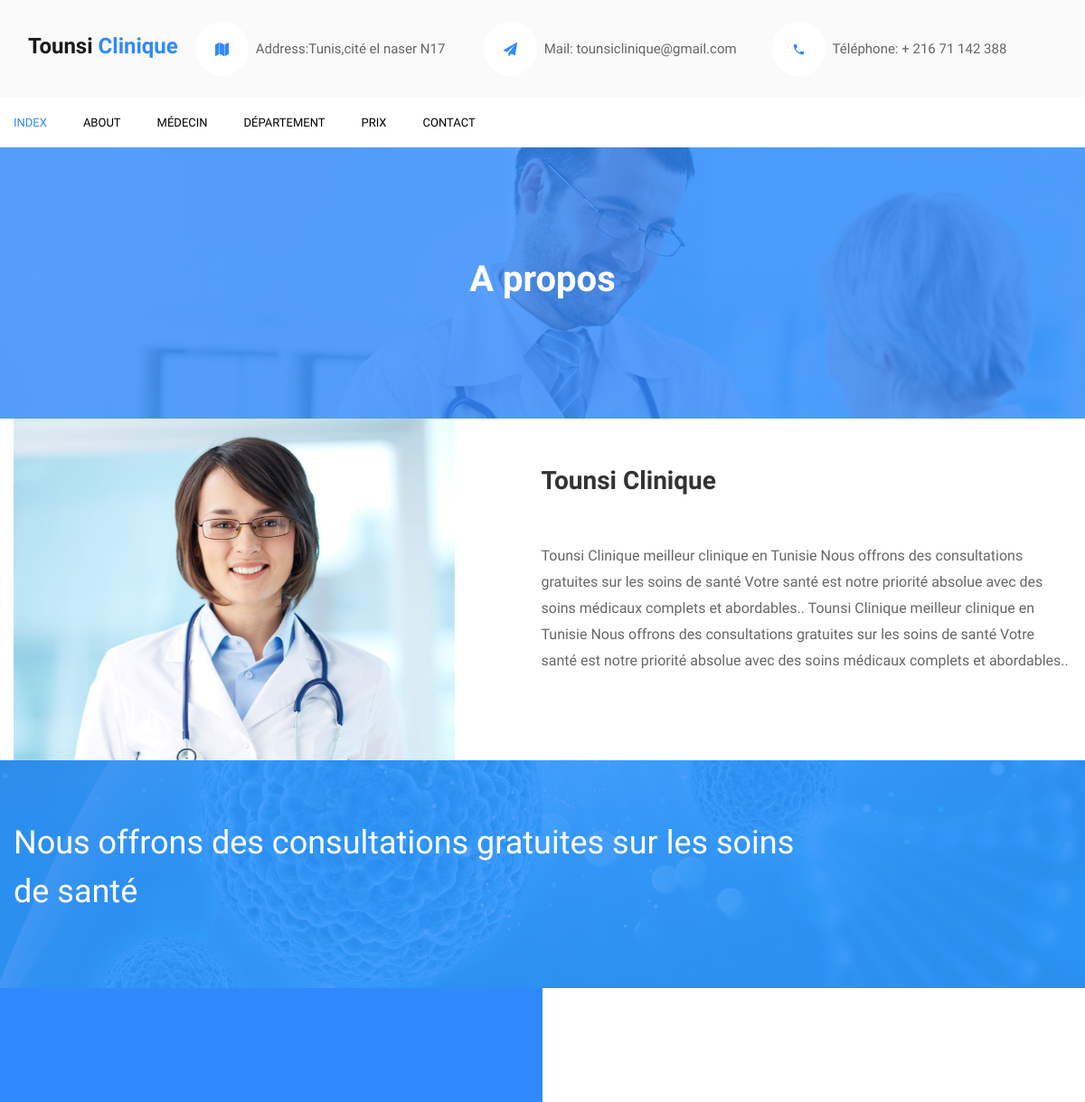
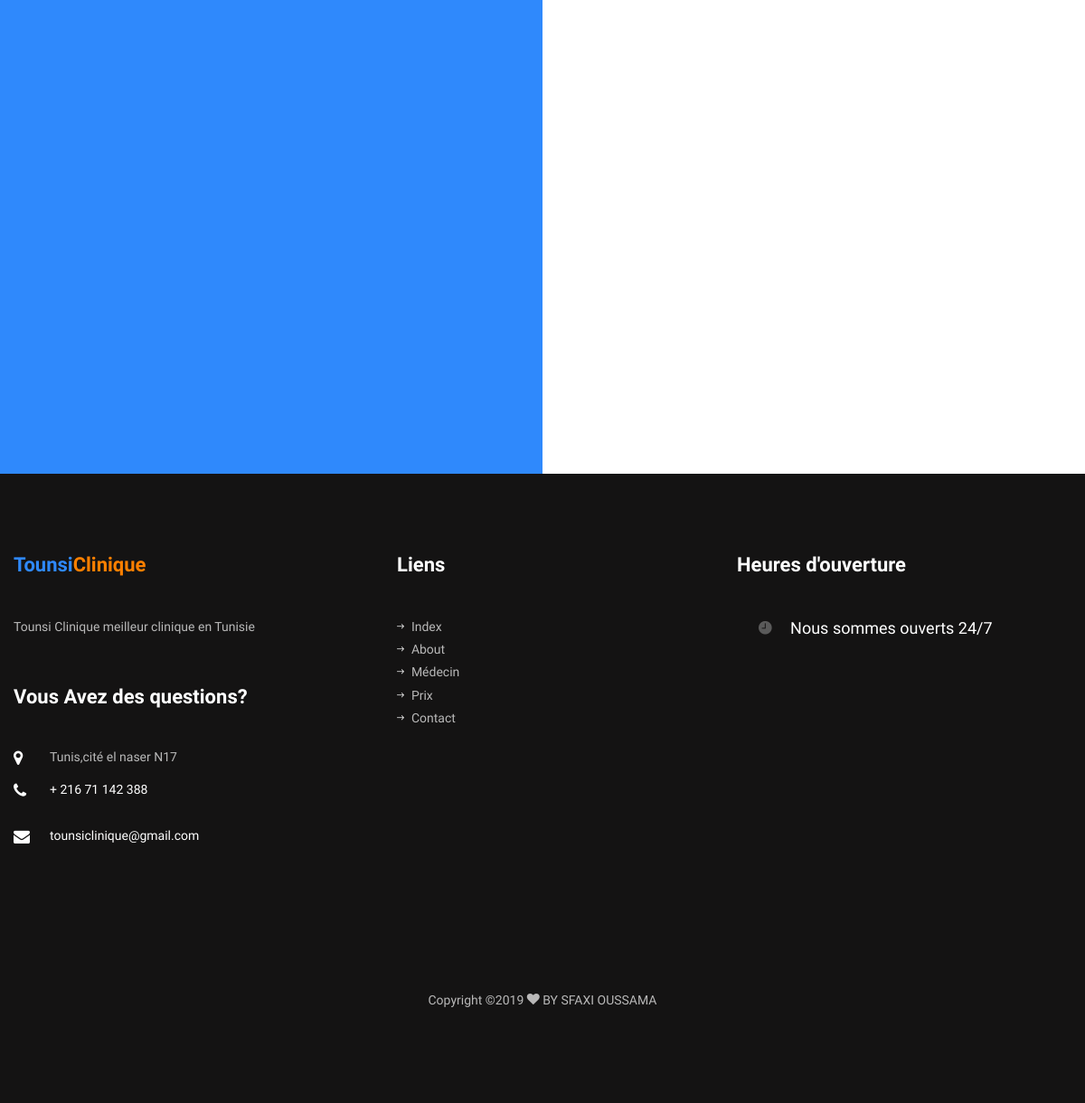
Screenshot of /apropos/ with the database file from the repository (2 pictures, top to bottom).
### backend/models.py (models this page shows, shortened)
class Apropos(models.Model):
    title=models.CharField(max_length=20)
    description=models.TextField()
    image=models.FileField(upload_to='post_image',blank=True)
    experience=models.IntegerField()
    nbrclient=models.IntegerField()
    nbrdoctor=models.IntegerField()
    nbrstaff=models.IntegerField()

### frontend/views.py (the view)
# urls.py: path('apropos/',Apropo,name='Apropo'),
def Apropo(request):
    apropos=models.Apropos.objects.all()
    context={
            'apropos':apropos
         }
    return render(request,'About.html',context)

### frontend/templates/About.html (shortened to what this page needs)
{% extends "layoutfixe.html" %}
{% block content %}
<section class="hero-wrap hero-wrap-2" style="background-image: url('images/bg_1.jpg');" data-stellar-background-ratio="0.5">
    <div class="overlay"></div>
    <div class="container">
        <div class="row no-gutters slider-text align-items-center justify-content-center">
            <div class="col-md-9 ftco-animate text-center">
                <h1 class="mb-2 bread">A propos </h1>
            </div>
        </div>
    </div>
</section>
{% for apropo in apropos %}
<section class="ftco-section ftco-no-pt ftc-no-pb">
    <div class="container">
        <div class="row no-gutters">
            <div class="col-md-5 p-md-5 img img-2 mt-5 mt-md-0" style="background-image: url({{apropo.image.url}});">
            </div>
            <div class="col-md-7 wrap-about py-4 py-md-5 ftco-animate">
                <div class="heading-section mb-5">
                    <div class="pl-md-5 ml-md-5">
                        <h2 class="mb-4" style="font-size: 28px;">{{apropo.title}}</h2>
                    </div>
                </div>
                <div class="pl-md-5 ml-md-5 mb-5">
                    <p> {{apropo.description}}</p>
                </div>
            </div>
        </div>
    </div>
</section>
<section class="ftco-intro" style="background-image: url(images/bg_3.jpg);" data-stellar-background-ratio="0.5">
    <div class="overlay"></div>
    <div class="container">
        <div class="row">
            <div class="col-md-9">
                <h2>
                    Nous offrons des consultations gratuites sur les soins de santé</h2>
            </div>
        </div>
    </div>
</section>
<section class="ftco-section ftco-no-pt ftco-no-pb ftco-counter img" id="section-counter" style="background-image: url(images/bg_3.jpg);" data-stellar-background-ratio="0.5">
    <div class="container">
        <div class="row">
            <div class="col-md-6 py-5 pr-md-5">
            </div>
            <div class="col-lg-6 p-5 bg-counter aside-stretch">
                <div class="row pt-4 mt-1">
                </div>
            </div>
        </div>
    </div>
</section>
{%endfor%}
{%endblock%}

### rows the page displays
Apropos: image (picture), title "Tounsi Clinique", description "Tounsi Clinique meilleur clinique en Tunisie Nous offrons des consultations gratuites sur les soins de santé Votre santé est notre priorité absolue avec des soins médicaux complets et abordables.. Tounsi Clinique meilleur clinique en Tunisie Nous offrons des consultations gratuites sur les soins de santé Votre santé est notre priorité absolue avec des soins médicaux complets et abordables.."
